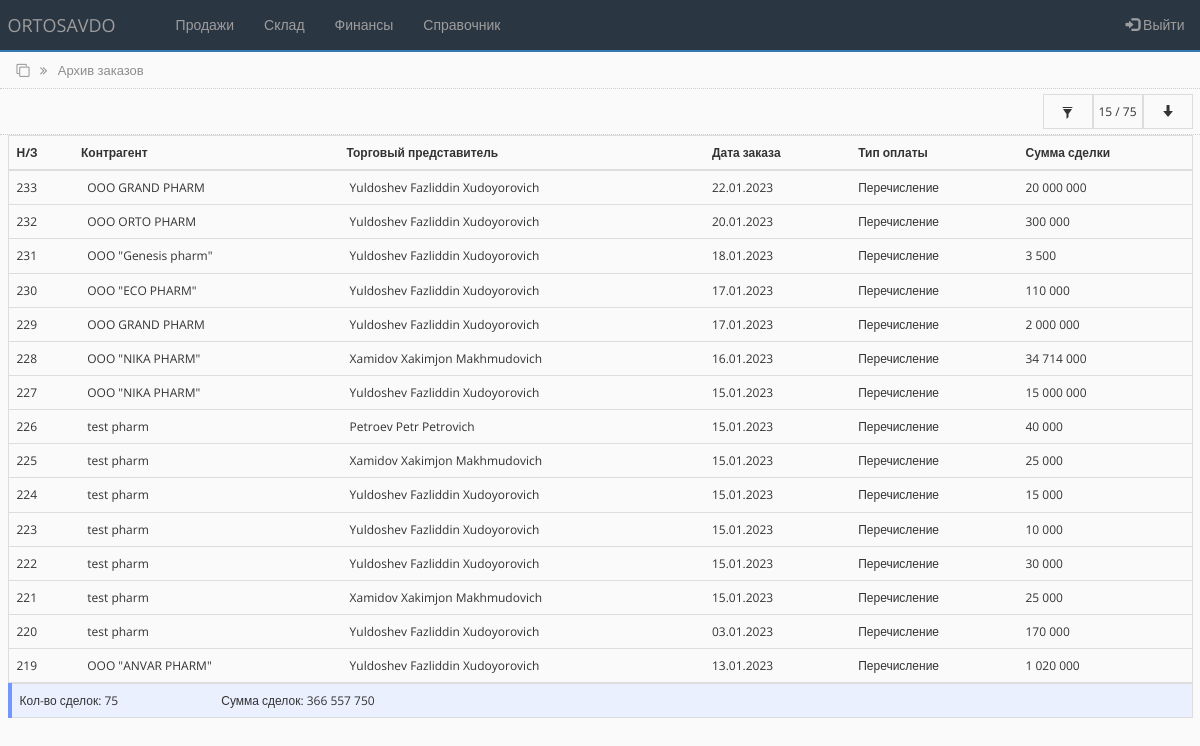
The app's page /archive_order.php (signed in), older data.
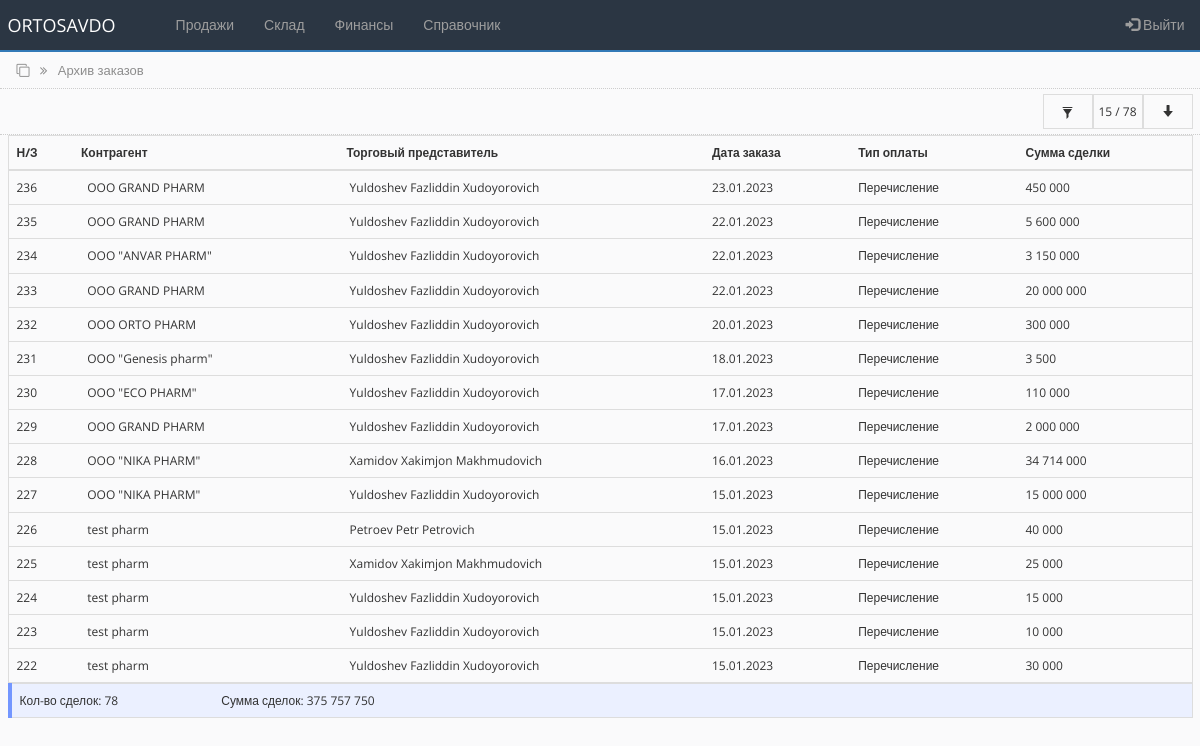
The same page, newer data.
### tables this page shows
CREATE TABLE `main_ord_tbl` (
  `id` int(100) NOT NULL,
  `contractor` varchar(250) NOT NULL,
  `sale_agent` varchar(250) NOT NULL,
  `ord_date` date NOT NULL,
  `payment_type` varchar(250) NOT NULL,
  `transaction_amount` int(100) NOT NULL,
  `order_status` int(100) NOT NULL DEFAULT '0'
);

CREATE TABLE `counterparties_tbl` (
  `id` int(255) NOT NULL,
  `name` varchar(250) NOT NULL,
  `alternative_name` varchar(250) NOT NULL,
  `inn` varchar(255) NOT NULL,
  `nds` varchar(255) NOT NULL,
  `raschetny_schet` varchar(255) NOT NULL,
  `mfo` varchar(100) NOT NULL,
  `address` varchar(250) NOT NULL,
  `contact` varchar(250) NOT NULL,
  `director` varchar(250) NOT NULL,
  `accountant` varchar(250) NOT NULL
);

CREATE TABLE `users_tbl` (
  `id` int(100) NOT NULL,
  `name` varchar(255) NOT NULL,
  `surname` varchar(255) NOT NULL,
  `fathername` varchar(255) NOT NULL,
  `login` varchar(255) NOT NULL,
  `pass` varchar(255) NOT NULL,
  `role` varchar(255) NOT NULL,
  `status` varchar(255) NOT NULL
);

### bot_lib.php (called while the page is built, shortened)
<?php
function get_user($connect, $user_id){
	$query = "SELECT * FROM users_tbl WHERE id='$user_id'";
	$result = mysqli_query($connect, $query);
	$user = mysqli_fetch_assoc($result);
	return $user;
}
function get_contractor($connect, $contractor_id){
	$query = "SELECT * FROM counterparties_tbl WHERE id='$contractor_id'";
	$result = mysqli_query($connect, $query);
	$contractor = mysqli_fetch_assoc($result);
	return $contractor;
}
?>

### archive_order.php (the view, shortened to what the changed rows need)
<?php
include('settings.php');
include('bot_lib.php');
$limit = 15;
if (isset($_POST['id_contractor']) AND isset($_POST['from_date']) AND isset($_POST['to_date'])) {
    $id_cont = $_POST['id_contractor'];
    $fr_date = $_POST['from_date'];
    $to_date = $_POST['to_date'];
    $bg_sts = '#ebf0ff';
    $display_sts = 'none';
    $display_sts_filer_on = 'true';
     $query = "SELECT * FROM main_ord_tbl WHERE contractor = '$id_cont' AND order_status='1' AND ord_date >= '$fr_date' AND ord_date <= '$to_date' ORDER BY id DESC";
     $all_debt_query = "SELECT sum(transaction_amount) as all_debt, count(id) as allcount FROM main_ord_tbl WHERE contractor = '$id_cont' AND order_status='1' AND ord_date >= '$fr_date' AND ord_date <= '$to_date' ORDER BY id DESC";
 }
 else {
     $query = "SELECT * FROM main_ord_tbl WHERE order_status='1' ORDER BY id desc LIMIT 0,".$limit;
     $all_debt_query = "SELECT sum(transaction_amount) as all_debt, count(id) as allcount FROM main_ord_tbl WHERE order_status='1'";
 }
$all_debt_result = mysqli_query ($connect, $all_debt_query);
$all_debt_fetch = mysqli_fetch_array($all_debt_result);
$all_debt = $all_debt_fetch['all_debt'];
$all_count = $all_debt_fetch['allcount'];
$rs_result = mysqli_query ($connect, $query);
?>
<!DOCTYPE html>
<html lang="en">
<head>
    <link rel="stylesheet" href="https://maxcdn.bootstrapcdn.com/bootstrap/3.4.1/css/bootstrap.min.css">
    <link rel="stylesheet" href="https://cdnjs.cloudflare.com/ajax/libs/font-awesome/4.7.0/css/font-awesome.min.css">
    <link rel="stylesheet" href="css/bootstrap-grid.min.css">
    <link rel="stylesheet" href="https://cdnjs.cloudflare.com/ajax/libs/selectize.js/0.15.2/css/selectize.default.min.css" />
    <link rel="stylesheet" href="css/style.css">
</head>
<body>
<?php include 'partSite/nav.php'; ?>
<div class="toolbar">
        <div class="container-fluid">
            <div class="toolbar_wrapper">
                <div class="filter-container">
                        <div style="display:<?php echo $display_sts;?>" class="filter-container-item">
                            <span><span id="row_c"><?php echo $limit; ?></span> / <?php echo $all_count; ?></span>
                        </div>
                    </div>
            </div>
        </div>
</div>
<div class="all_table">
    <div class="container-fluid">
        <table class="table table-hover" style="border-collapse:collapse;">
        <thead>
            <tr>
                <th scope="col">Н/З</th>
                <th scope="col">Контрагент</th>
                <th scope="col">Торговый представитель</th>
                <th scope="col">Дата заказа</th>
                <th scope="col">Тип оплаты</th>
                <th scope="col">Сумма сделки</th>
            </tr>
        </thead>
        <tbody class="postList">
<?php
    $i = 0;
    while ($row = mysqli_fetch_array($rs_result)) {
    $i++;
?>
        <tr data-toggle="collapse" data-target="#row<?php echo $i;?>" aria-expanded="true" class="accordion-toggle">
            <td><?php echo $row["id"]; ?></td>
            <td><?php $user = get_contractor($connect, $row["contractor"]);?>&nbsp;<?php echo $user["surname"]; ?>&nbsp;<?php echo $user["name"]; ?>&nbsp;<?php echo $user["fathername"]; ?></td>
            <td><?php $user = get_user($connect, $row["sale_agent"]);?>&nbsp;<?php echo $user["surname"]; ?>&nbsp;<?php echo $user["name"]; ?>&nbsp;<?php echo $user["fathername"]; ?></td>
            <td><?php echo $date = date("d.m.Y", strtotime($row["ord_date"])); ?></td>
            <td><?php echo $row["payment_type"]; ?></td>
            <td><?php echo number_format($row['transaction_amount'], 0, '.', ' '); ?></td>
        </tr>
<?php
    };
?>
        </tbody>
        </table>
        <table class="table" style="background-color:#ebf0ff; border-left: 4px solid #7396ff;">
            <tr>
                <td style="text-align:left;">Кол-во сделок: <?php echo number_format($all_count, 0, ',', ' '); ?>
                <span style="margin-left:100px;">Сумма сделок: <?php echo number_format($all_debt, 0, ',', ' '); ?></span>
                </td>
                <td style="text-align:left;"></td>
            </tr>
        </table>
    </div>
</div>
</body>
</html>

### partSite/nav.php (shortened to what the changed rows need)
<nav class="navbar navbar-inverse navbar-custom">
  <div class="container-fluid">
    <div class="navbar-header">
      <a class="navbar-brand" href="main.php">ORTOSAVDO</a>
    </div>
  </div>
</nav>

Row changes from the older to the newer data that the page shows:
no longer on this page (row unchanged): main_ord_tbl: id "221", counterparties_tbl.name "test pharm", users_tbl.surname "Xamidov", users_tbl.name "Xakimjon", users_tbl.fathername "Makhmudovich", ord_date "15.01.2023", payment_type "Перечисление", transaction_amount "25 000"
no longer on this page (row unchanged): main_ord_tbl: id "220", counterparties_tbl.name "test pharm", users_tbl.surname "Yuldoshev", users_tbl.name "Fazliddin", users_tbl.fathername "Xudoyorovich", ord_date "03.01.2023", payment_type "Перечисление", transaction_amount "170 000"
no longer on this page (row unchanged): main_ord_tbl: id "219", counterparties_tbl.name "OOO \"ANVAR PHARM\"", users_tbl.surname "Yuldoshev", users_tbl.name "Fazliddin", users_tbl.fathername "Xudoyorovich", ord_date "13.01.2023", payment_type "Перечисление", transaction_amount "1 020 000"
added main_ord_tbl: id "236", counterparties_tbl.name "OOO GRAND PHARM", users_tbl.surname "Yuldoshev", users_tbl.name "Fazliddin", users_tbl.fathername "Xudoyorovich", ord_date "23.01.2023", payment_type "Перечисление", transaction_amount "450 000"
added main_ord_tbl: id "235", counterparties_tbl.name "OOO GRAND PHARM", users_tbl.surname "Yuldoshev", users_tbl.name "Fazliddin", users_tbl.fathername "Xudoyorovich", ord_date "22.01.2023", payment_type "Перечисление", transaction_amount "5 600 000"
added main_ord_tbl: id "234", counterparties_tbl.name "OOO \"ANVAR PHARM\"", users_tbl.surname "Yuldoshev", users_tbl.name "Fazliddin", users_tbl.fathername "Xudoyorovich", ord_date "22.01.2023", payment_type "Перечисление", transaction_amount "3 150 000"
Text that changed along with them:
$all_count: "75" → "78"
$all_debt: "366 557 750" → "375 757 750"
